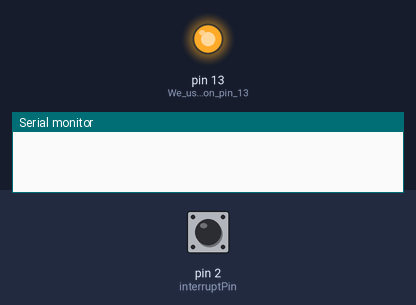
Recording of a sketch running on a simulated Arduino Uno, built with avr-gcc and run on an emulated ATmega328P. Shown: output pins drawn as LEDs (lit = HIGH), the last lines printed to the serial monitor. The test bench sets the inputs (shaded band); at power-on: pin 2 (interruptPin) HIGH. Sleep ends after the set time or at an interrupt.

Above: at 4.2 s.
4.3 s: pin 2 (interruptPin) driven HIGH
6.5 s: pin 2 (interruptPin) pulsed LOW 2 times (0.12 s each, 0.3 s apart)
At 12.1 s:
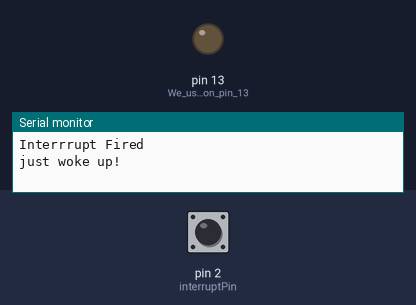
Timing chart, 0 to 13.6 s (numbered marks = the images above; inputs shaded):
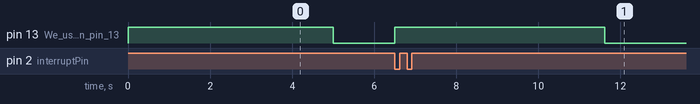

Measured:
- after the input at 6.5 s, pin 13 (We_use_the_led_on_pin_13): LOW → HIGH at once, → LOW 5.1 s later

The sketch:

arduino_sleep_tutoria.ino
```cpp
/**
 * Author:Ab Kurk
 * version: 1.0
 * date: 24/01/2018
 * Description:
 * This sketch is part of the beginners guide to putting your Arduino to sleep
 * tutorial. It is to demonstrate how to put your arduino into deep sleep and
 * how to wake it up.
 * Link To Tutorial http://www.thearduinomakerman.info/blog/2018/1/24/guide-to-arduino-sleep-mode
 */

#include <avr/sleep.h>//this AVR library contains the methods that controls the sleep modes
#define interruptPin 2 //Pin we are going to use to wake up the Arduino


void setup() {
  Serial.begin(115200);//Start Serial Comunication
  pinMode(LED_BUILTIN,OUTPUT);//We use the led on pin 13 to indecate when Arduino is A sleep
  pinMode(interruptPin,INPUT_PULLUP);//Set pin d2 to input using the buildin pullup resistor
  digitalWrite(LED_BUILTIN,HIGH);//turning LED on
}

void loop() {
 delay(5000);//wait 5 seconds before going to sleep
 Going_To_Sleep();
}

void Going_To_Sleep(){
    sleep_enable();//Enabling sleep mode
    attachInterrupt(0, wakeUp, LOW);//attaching a interrupt to pin d2
    set_sleep_mode(SLEEP_MODE_PWR_DOWN);//Setting the sleep mode, in our case full sleep
    digitalWrite(LED_BUILTIN,LOW);//turning LED off
    delay(1000); //wait a second to allow the led to be turned off before going to sleep
    sleep_cpu();//activating sleep mode
    Serial.println("just woke up!");//next line of code executed after the interrupt
    digitalWrite(LED_BUILTIN,HIGH);//turning LED on

    while(digitalRead(2) == LOW)
    {
      digitalWrite(LED_BUILTIN, HIGH);
    }
  }

void wakeUp(){
  Serial.println("Interrrupt Fired");//Print message to serial monitor
   sleep_disable();//Disable sleep mode
  detachInterrupt(0); //Removes the interrupt from pin 2;
}
```
